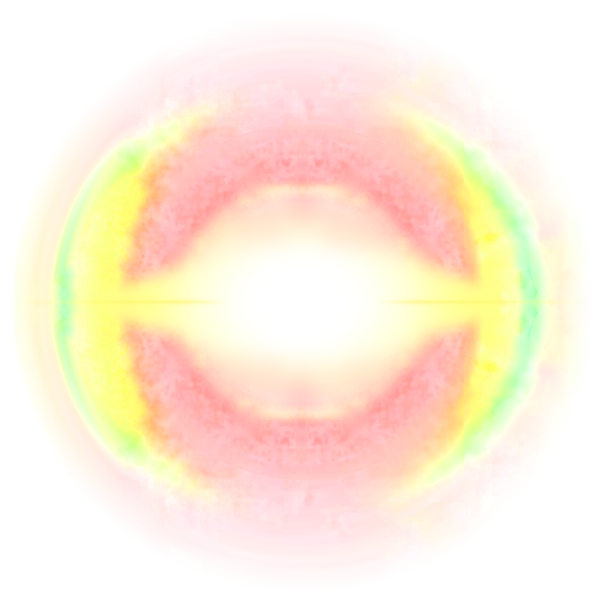
#> input picture arayuz/kaynak/efekt10/kareler/kare_02_beyaz.png, 604 x 604 px, given in place of kare_04.png, which was not available
$ python kare_05.py
#> lines starting #> are read from the running program, lines starting #| are printed output that depends on the picture; after the words box and inside, x2 and y2 are one past the last pixel; in counts of white or black regions, pixels touching at a corner belong together
#!/usr/bin/env python3
"""Efekt 10 — kare 5 (kullanici): kare 4 uzerine
  - sari-yesil parantezler disari dogru gider ve kaybolur (ara kare: yarim; kare 5: tamamen kaybolmus)
  - parantezlerin yeri seftali-somon olur (kure tumuyle seftali-somon)
  - titanyum beyaz sariya doner, yalniz en merkez beyaz kalir
  - fotograftaki gibi genis, yatay, dikenli sari isin (ust kenarinda sivri cikintilar, ortada asagi bir sivri)
  - boy: kareler_olcek.py'de kare 4'un %110'u
Kaynak tuval 1208x1208 (kure olcegi kare 1-4 ile ayni piksel boyunda, merkez ortada) -> isin sigsin.
Cikti: kareler/kare_05.png, kare_04b_ara.png (gecis), + _siyah/_beyaz, onizlemeler/efekt10_kare_05.png"""
import os, numpy as np
from PIL import Image
from scipy import ndimage
B_=os.path.dirname(os.path.abspath(__file__)); K=os.path.join(B_,"..","..","kaynak","efekt10","kareler"); ONZ=os.path.join(B_,"..","..","onizlemeler")
a=np.asarray(Image.open(os.path.join(K,"kare_04.png")).convert("RGBA")).astype(np.float32)/255
S=a.shape[0]; N=2*S; o0=(N-S)//2
#> after `S = a.shape[0]`: S = 604
#> after `N = 2 * S`: N = 1208
#> after `o0 = (N - S) // 2`: o0 = 302
L4=np.zeros((N,N,3),np.float32); L4[o0:o0+S,o0:o0+S]=a[...,:3]*a[...,3:4]
cy=cx=(N-1)/2; yy,xx=np.mgrid[0:N,0:N].astype(np.float32); dx,dy=xx-cx,yy-cy; R=np.hypot(dx,dy); th=np.arctan2(dy,dx); ax=np.abs(dx)
#> after `cy = cx = (N - 1) / 2`: cy = 603.5; cx = 603.5
#> after `R = np.hypot(dx, dy)`:
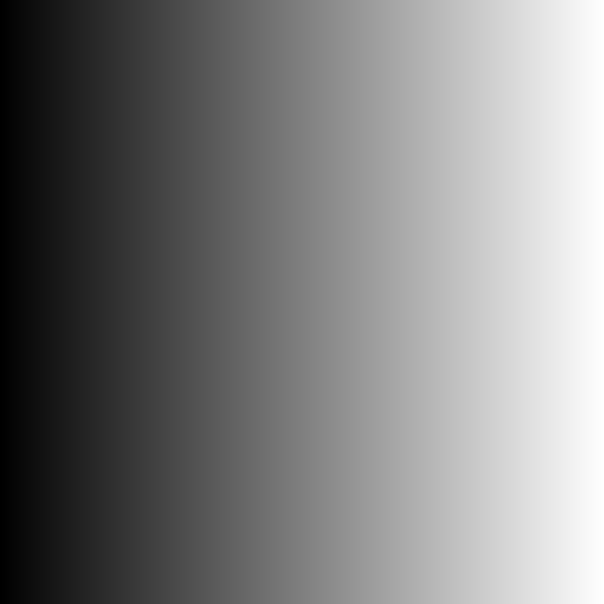
#> dx: shape (1208, 1208) float32 (shown at 1/2 size); min -603.5, max 603.5, mean 0; drawn with min black and max white
#> after `th = np.arctan2(dy, dx)`:
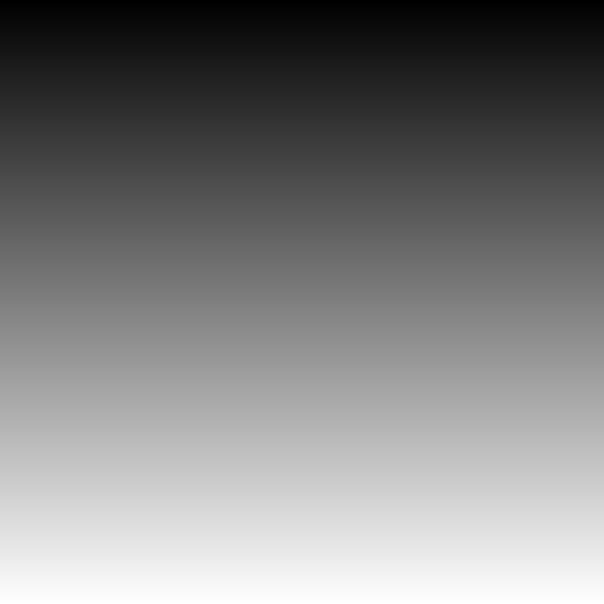
#> dy: shape (1208, 1208) float32 (shown at 1/2 size); min -603.5, max 603.5, mean 0; drawn with min black and max white
def gur(sc,seed):
    z=np.random.default_rng(seed).standard_normal((N//sc+3,N//sc+3)).astype(np.float32)
    z=ndimage.zoom(ndimage.gaussian_filter(z,1.0),sc,order=3)[:N,:N]; return z/(z.std()+1e-6)
SARI=np.array([0xFC,0xFD,0x8A],np.float32)/255; ALTIN=np.array([0xFF,0xE6,0x5A],np.float32)/255; KREM=np.array([0xFE,0xF6,0x8E],np.float32)/255         # isinin ortasi da sari (kullanici: cok beyazdi)
mx=np.maximum(L4.max(2),1e-3)
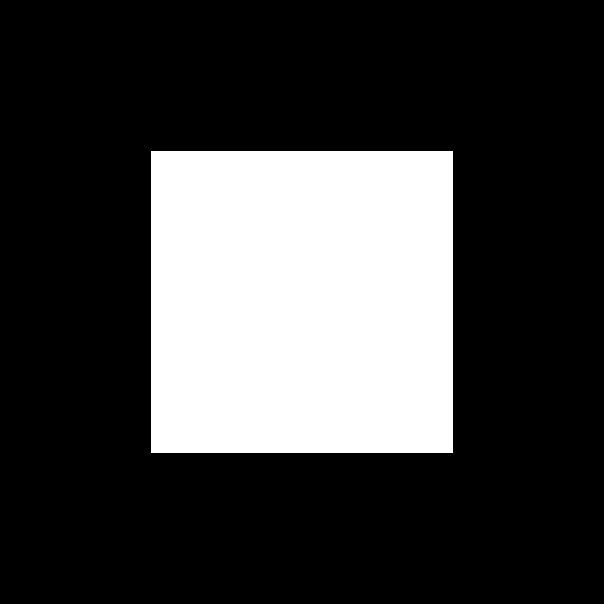
#> mx: shape (1208, 1208) float32 (shown at 1/2 size); values 0.001 (black) and 1 (white), 25% white; 1 white region, box (x1, y1, x2, y2) and area: (302, 302, 906, 906) 364816
par=np.clip((L4[...,1]-0.80*L4[...,0])/0.12+0.5,0,1)*np.clip((R-170)/12,0,1)*np.clip((L4.max(2)-0.15)/0.2,0,1)   # sari-yesil parantez
par=ndimage.gaussian_filter(np.clip(par*1.4,0,1),2.0)
def uret(t):
    # 1) parantezler disari (yaricap x (1+0.30t)) gider ve soner; dis sisleri de onlarla gider
#> called with t = 0.5
    P=L4*par[...,None]; G=L4*(1-par[...,None])
    f=1/(1+0.40*t)
    Pm=np.stack([ndimage.map_coordinates(P[...,c],[cy+dy*f,cx+dx*f],order=1) for c in range(3)],-1)
    # (kullanici) parantezler buyuyup disari acilirken soyutlasir ve seftali-somon kalir:
    lum=Pm.max(2,keepdims=True)
    SOMON=np.array([0xE3,0x96,0x96],np.float32)/255
    Pm=Pm*(1-t)+lum*SOMON/SOMON.max()*t                                              # renk sari-yesilden seftali-somona
    soyut=np.clip(0.55+0.65*ndimage.gaussian_filter(gur(14,21),1.5)+0.35*gur(6,22),0,1)   # parcali, bulutsu dagilma
    Pm=Pm*(1-t*(1-soyut[...,None]))
    Pm=np.stack([ndimage.gaussian_filter(Pm[...,c],1+5*t) for c in range(3)],-1)*(1-0.35*t)   # bulaniklasip biraz soner
    # 2) parantezlerin yeri seftali-somon: ayni acidaki somon halkadan (r 120-158) dokuyla, disa dogru soluk
    xr=np.mod(np.clip(R-165,0,None),76); rr=158-np.where(xr<38,xr,76-xr)
    Ls=np.stack([ndimage.map_coordinates(L4[...,c],[cy+rr*np.sin(th),cx+rr*np.cos(th)],order=1) for c in range(3)],-1)
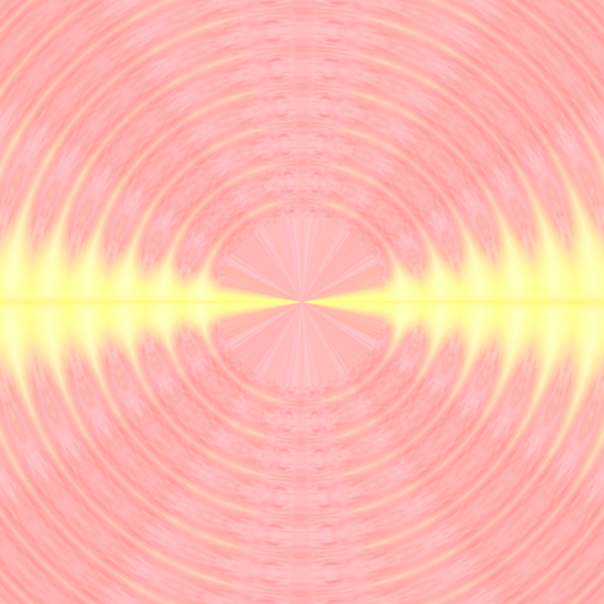
#> Ls: shape (1208, 1208, 3) float32 (shown at 1/2 size); mean R, G, B 1, 0.744, 0.692
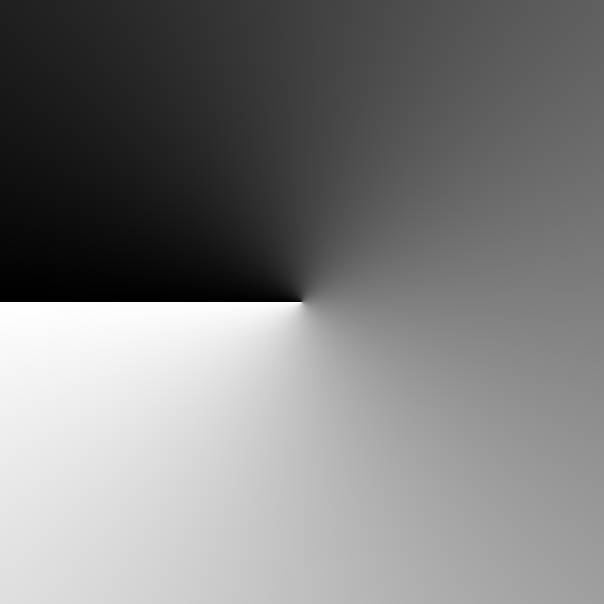
#> th: shape (1208, 1208) float32 (shown at 1/2 size); min -3.14, max 3.14, mean 1.61e-07; drawn with min black and max white
    somon_maske=np.clip(ndimage.gaussian_filter(par,6)*1.6,0,1)*np.clip((250-R)/30,0,1)
    G=np.maximum(G,Ls*(somon_maske*min(1,1.4*t))[...,None])
    T=1-(1-G)*(1-np.clip(Pm,0,1))
    # 3) titanyum sariya: parlak beyaz/krem pikseller (dusuk doygunluk, yuksek parlaklik) sariya kayar, en merkez (r<16) beyaz kalir
    mxT=np.maximum(T.max(2),1e-3); beyazlik=np.clip((T.min(2)/mxT-0.70)/0.2,0,1)*np.clip((mxT-0.7)/0.2,0,1)*np.clip((R-16)/22,0,1)*(R<200)
    T=T*(1-(beyazlik*t)[...,None])+(SARI*mxT[...,None])*(beyazlik*t)[...,None]
    # 4) yildiz (kullanici: yangin gibi degil, yildiz isini gibi): merkezden cikan keskin, duz, uca dogru sivrilen isinlar.
    #    Baskin uzun yatay isin cifti + kisa capraz ve dikey isinlar; kenarlar net (gurultu yok), cevresinde yumusak parilti.
    def isin_kol(aci,boy,gen):                                                  # tek isin: kok genisligi gen, uca dogru 0
        ca,sa=np.cos(aci),np.sin(aci); u=dx*ca+dy*sa; v=np.abs(-dx*sa+dy*ca)
        w=gen*np.clip(1-u/boy,0,1)**1.15
        return np.clip(1-v/np.maximum(w,0.35),0,1)**1.6*(u>0)*(u<boy)
    kollar=[(0,560,30),(np.pi,560,30),                                          # uzun yatay
            (np.pi/2,190,16),(-np.pi/2,230,18),                                 # dikey (asagisi biraz uzun, fotograftaki gibi)
            (np.radians(-28),260,13),(np.radians(208),260,13),(np.radians(28),220,11),(np.radians(152),220,11),
            (np.radians(-62),150,9),(np.radians(242),150,9),(np.radians(62),130,8),(np.radians(118),130,8),
            (np.radians(-12),360,9),(np.radians(192),360,9),(np.radians(12),330,8),(np.radians(168),330,8)]
    yil=np.zeros_like(R)
    for ac,b_,g_ in kollar: yil=np.maximum(yil,isin_kol(ac,b_,g_))
    yil=np.maximum(yil,np.clip(1-R/70,0,1)**1.3)                               # merkez gobek
    cek=np.zeros_like(R)
    for ac,b_,g_ in kollar[:2]: cek=np.maximum(cek,isin_kol(ac,b_*0.9,g_*0.3))  # yatay isinin ince parlak omurgasi
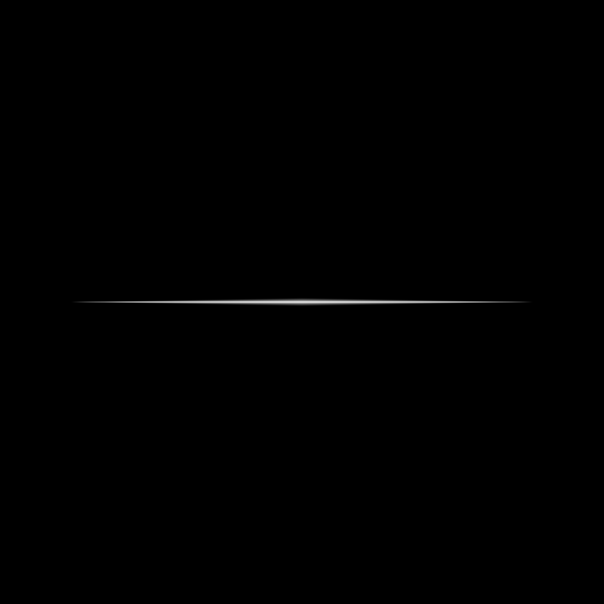
#> cek: shape (1208, 1208) float32 (shown at 1/2 size); min 0, max 0.913, mean 0.00218
    hale=ndimage.gaussian_filter(yil,18)*0.9+np.exp(-(R/120)**2)*0.35
    isin=np.clip(SARI*yil[...,None]*0.95+KREM*cek[...,None]*0.5+SARI*hale[...,None]*0.55,0,1)*t
    T=1-(1-T)*(1-isin)
    # en merkez beyaz
    T=np.maximum(T,np.ones(3,np.float32)*np.exp(-(R/14)**2)[...,None])
    return np.clip(T,0,1)
for ad,t in (("kare_04b_ara",0.5),("kare_05",1.0)):
    T=uret(t); al=T.max(2); rgb=np.where(al[...,None]>1e-4,T/np.maximum(al,1e-4)[...,None],0)
    Image.fromarray(np.dstack([(rgb*255).round(),(al*255).round()]).astype(np.uint8)).save(os.path.join(K,ad+".png"))
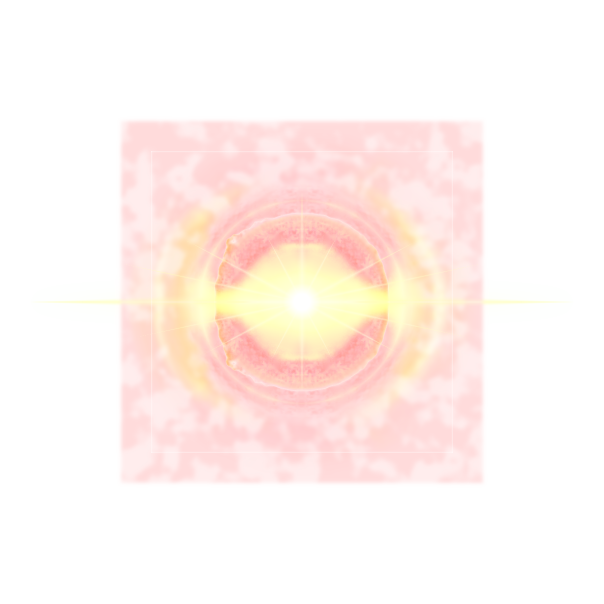
#> saved as kare_04b_ara.png: PIL image 1208x1208 RGBA (shown at 1/2 size); mean R, G, B, A 105.5, 88.8, 80.3, 66.9; transparent parts drawn white
    im=Image.open(os.path.join(K,ad+".png"))
    for nm,zr in (("siyah",(0,0,0,255)),("beyaz",(255,255,255,255))):
        z=Image.new("RGBA",im.size,zr); z.alpha_composite(im); z.convert("RGB").save(os.path.join(K,"%s_%s.png"%(ad,nm)))
o=Image.new("RGB",(2*N//2+20,N),(20,20,24))
for i,nm in enumerate(("beyaz","siyah")): o.paste(Image.open(os.path.join(K,"kare_05_%s.png"%nm)).resize((N//2,N//2)),(0 if i==0 else N//2+20,0)) if False else None
o=Image.new("RGB",(N+20,N//2),(20,20,24))
for i,nm in enumerate(("beyaz","siyah")): o.paste(Image.open(os.path.join(K,"kare_05_%s.png"%nm)).resize((N//2,N//2)),(i*(N//2+20),0))
o.save(os.path.join(ONZ,"efekt10_kare_05.png")); print("tamam")
#| tamam
